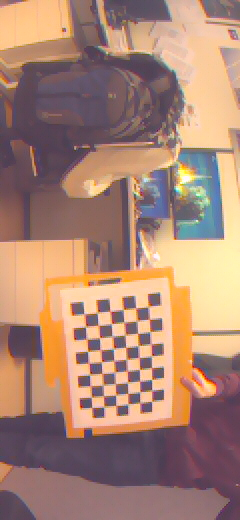
#> input picture data/calibration/34748503.jpg, 240 x 520 px; its folder holds only this picture in this run
$ jupyter execute --allow-errors fisheyecal.ipynb
#> lines starting #> are read from the running program, lines starting #| are printed output that depends on the picture
[cell 1]
import cv2
import numpy as np
import glob

# 1. SETTINGS
# Your board is 10x7 squares -> 9x6 internal corners
CHECKERBOARD = (9, 6)
subpix_criteria = (cv2.TERM_CRITERIA_EPS + cv2.TERM_CRITERIA_MAX_ITER, 30, 0.1)

objpoints = [] # 3D world space
imgpoints = [] # 2D image plane

# Prepare object points (0,0,0), (1,0,0), ... (8,5,0)
objp = np.zeros((1, CHECKERBOARD[0] * CHECKERBOARD[1], 3), np.float32)
objp[0,:,:2] = np.mgrid[0:CHECKERBOARD[0], 0:CHECKERBOARD[1]].T.reshape(-1, 2)

# 2. FILE LOADING
images = glob.glob("/home/wiebe/Desktop/Robotic/AE4317/testing_nn/data/calibration/*.jpg")

# Pre-processing tools
clahe = cv2.createCLAHE(clipLimit=3.0, tileGridSize=(8,8))

print(f"Found {len(images)} images. Starting detection...")

for fname in images:
    img = cv2.imread(fname)
#> img is the input picture: shape (520, 240, 3); mean B, G, R 116.3, 133, 169.1
    if img is None: continue

    gray = cv2.cvtColor(img, cv2.COLOR_BGR2GRAY)
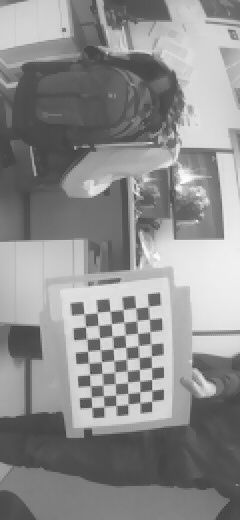
#> gray: shape (520, 240); min 46, max 254, mean 141.9

    # Pre-processing: Boost contrast to help the detector handle the yellow/low-light tint
    gray = clahe.apply(gray)
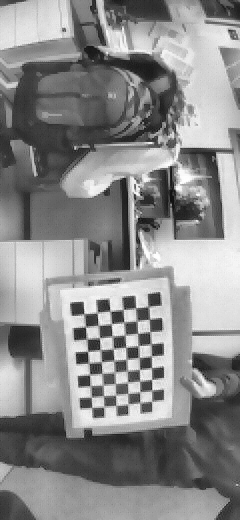
#> gray: shape (520, 240); min 11, max 255, mean 138.3

    # Robust detector: findChessboardCornersSB (Sector Based)
    # It handles fisheye distortion much better than the standard version
    ret, corners = cv2.findChessboardCornersSB(gray, CHECKERBOARD,
        cv2.CALIB_CB_ADAPTIVE_THRESH | cv2.CALIB_CB_NORMALIZE_IMAGE)
#> ret = True; corners = 54 rows, first 8: [91.85, 407.8], [91.13, 397.2], [90.38, 386], [89.59, 374.7], [88.61, 363], [87.61, 351.3], [86.52, 339.1], [85.35, 326.8]

    if ret:
        objpoints.append(objp)
        imgpoints.append(corners)
        print(f"✔ Corners detected in: {fname.split('/')[-1]}")
    else:
        print(f"✘ Failed detection in: {fname.split('/')[-1]}")

# 3. CALIBRATION
N_OK = len(imgpoints)
#> N_OK = 1
if N_OK > 2: # You need at least 3 good images for a decent calibration
    K = np.zeros((3, 3))
    D = np.zeros((4, 1))

    # Using safe bitwise OR for flags
    # We remove 'FIX_SKEW' if your cv2 version is being picky and stick to standard defaults
    calib_flags = cv2.fisheye.CALIB_RECOMPUTE_EXTRINSIC | cv2.fisheye.CALIB_FIX_SKEW

    try:
        rms, _, _, _, _ = cv2.fisheye.calibrate(
            objpoints,
            imgpoints,
            gray.shape[::-1],
            K,
            D,
            None,
            None,
            calib_flags,
            (cv2.TERM_CRITERIA_EPS + cv2.TERM_CRITERIA_MAX_ITER, 30, 1e-6)
        )
        print("\n--- Calibration Successful ---")
        print(f"RMS Error: {rms:.4f}")
        print(f"K Matrix (Intrinsic):\n{K}")
        print(f"D Matrix (Distortion):\n{D.flatten()}")
    except Exception as e:
        print(f"\nCalibration failed during math optimization: {e}")
else:
    print(f"\nNot enough images detected ({N_OK}/3). Try getting closer to the board or improving lighting.")
#| Not enough images detected (1/3). Try getting closer to the board or improving lighting.

$ run again, on data/calibration/35248498.jpg
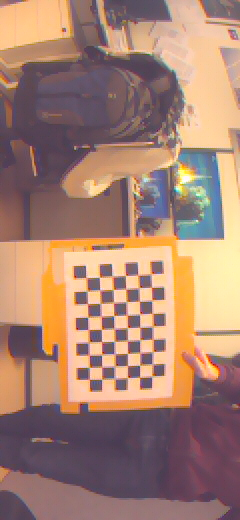
#> input picture data/calibration/35248498.jpg, 240 x 520 px
#> img is the input picture: shape (520, 240, 3); mean B, G, R 114.4, 130.1, 165.5
#> `gray = cv2.cvtColor(img, cv2.COLOR_BGR2GRAY)`:
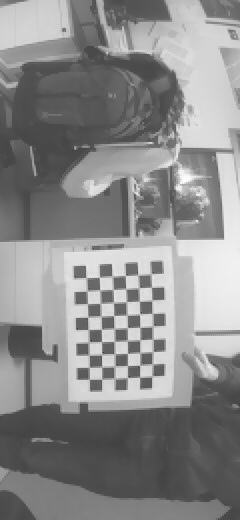
#> gray: shape (520, 240); min 40, max 255, mean 138.9
#> `gray = clahe.apply(gray)`:
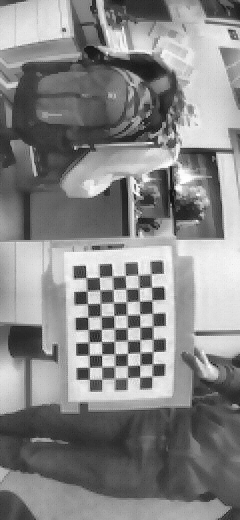
#> gray: shape (520, 240); min 14, max 255, mean 134.9
#> ret = True; corners = 54 rows, first 8: [89.04, 379.2], [88.92, 367.3], [88.87, 354.9], [88.6, 342.4], [88.34, 329.7], [87.88, 316.8], [87.25, 303.9], [86.69, 290.9]
#> N_OK = 1
#| Not enough images detected (1/3). Try getting closer to the board or improving lighting.
